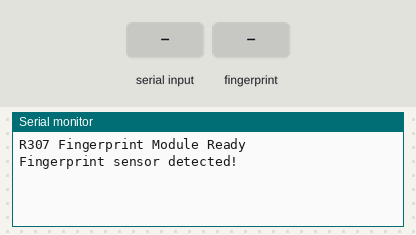
A sketch run on a simulated Arduino Uno, built with avr-gcc and run on an emulated ATmega328P. Shown: the last lines printed to the serial monitor. The inputs (shaded band) are chosen by the test bench.

Above: at 2.2 s.
2.3 s: "ENROLL\n" received over Serial
At 2.5 s:
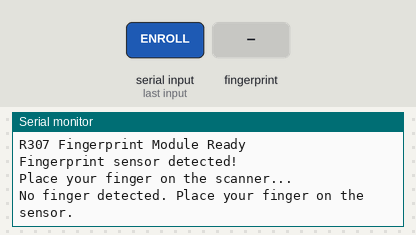
3.8 s: finger stored as number 1 placed on the sensor
At 4.9 s:
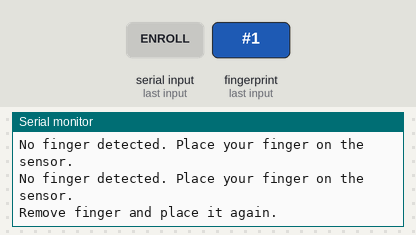
6.8 s: finger stored as number 1 placed on the sensor
At 7.6 s:
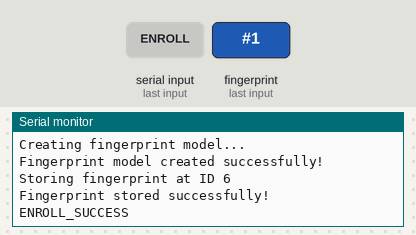
8.6 s: "VERIFY\n" received over Serial
At 8.8 s:
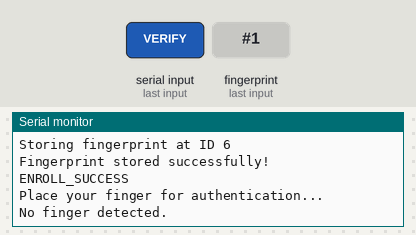
10.1 s: finger stored as number 1 placed on the sensor
At 11.7 s:
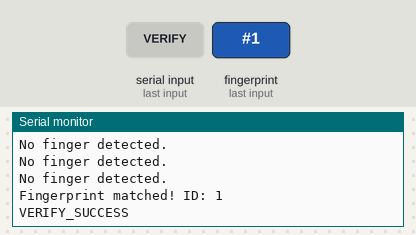
12.0 s: "ENROLL\n" received over Serial
At 12.2 s:
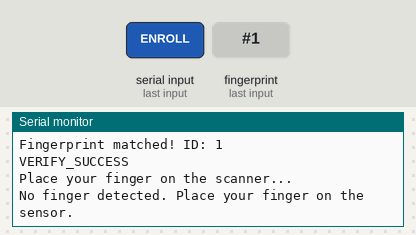

Measured:
- after the input at 2.3 s, the serial monitor: prints a new line at once (image 1)
- after the input at 3.8 s, the serial monitor: prints a new line after 0.31 s (image 2)
- after the input at 6.8 s, the serial monitor: prints a new line after 0.31 s (image 3)
- after the input at 8.6 s, the serial monitor: prints a new line at once (image 4)
- after the input at 10.1 s, the serial monitor: prints a new line after 0.41 s (image 5)
- after the input at 12.0 s, the serial monitor: prints a new line at once (image 6)

The sketch:

scanner.ino
```cpp
#include <Adafruit_Fingerprint.h>
#include <SoftwareSerial.h>

// Define software serial pins for Arduino Uno
SoftwareSerial mySerial(2, 3); // RX, TX for fingerprint module

Adafruit_Fingerprint finger = Adafruit_Fingerprint(&mySerial);

void setup() {
    Serial.begin(9600);  // USB Serial (communication with Python)
    mySerial.begin(57600);  // Fingerprint sensor baud rate
    Serial.println("R307 Fingerprint Module Ready");

    finger.begin(57600);

    if (finger.verifyPassword()) {
        Serial.println("Fingerprint sensor detected!");
    } else {
        Serial.println("Fingerprint sensor NOT found! Check connections.");
        while (1);
    }
}

void loop() {
    if (Serial.available()) {
        String command = Serial.readStringUntil('\n');  // Read the command from Python
        command.trim();  // Remove any whitespace

        if (command == "ENROLL") {
            enrollFingerprint();
        } else if (command == "VERIFY") {
            verifyFingerprint();
        }
    }
}

// -------------------- Enroll Fingerprint --------------------
void enrollFingerprint() {
    Serial.println("Place your finger on the scanner...");
    int id = findAvailableID();  // Find the next available ID for enrollment

    if (id == -1) {
        Serial.println("Fingerprint storage full.");
        return;
    }

    int p = -1;
    while (p != FINGERPRINT_OK) {
        p = finger.getImage();
        if (p == FINGERPRINT_NOFINGER) {
            Serial.println("No finger detected. Place your finger on the sensor.");
        } else if (p == FINGERPRINT_PACKETRECIEVEERR) {
            Serial.println("Communication error with sensor.");
        } else if (p == FINGERPRINT_IMAGEFAIL) {
            Serial.println("Imaging error.");
        }
        delay(100);
    }

    p = finger.image2Tz(1);
    if (p != FINGERPRINT_OK) {
        Serial.println("Error converting image.");
        return;
    }

    Serial.println("Remove finger and place it again.");
    delay(2000);

    p = 0;
    while (p != FINGERPRINT_NOFINGER) {
        p = finger.getImage();
        delay(100);
    }

    Serial.println("Place your finger again.");
    p = -1;
    while (p != FINGERPRINT_OK) {
        p = finger.getImage();
        if (p == FINGERPRINT_NOFINGER) {
            Serial.println("No finger detected. Place your finger again.");
        } else if (p == FINGERPRINT_PACKETRECIEVEERR) {
            Serial.println("Communication error.");
        } else if (p == FINGERPRINT_IMAGEFAIL) {
            Serial.println("Imaging error.");
        }
        delay(100);
    }

    p = finger.image2Tz(2);
    if (p != FINGERPRINT_OK) {
        Serial.println("Error converting second image.");
        return;
    }

    Serial.println("Creating fingerprint model...");
    p = finger.createModel();
    if (p == FINGERPRINT_OK) {
        Serial.println("Fingerprint model created successfully!");
    } else {
        Serial.println("Fingerprint model creation failed.");
        return;
    }

    Serial.print("Storing fingerprint at ID ");
    Serial.println(id);
    p = finger.storeModel(id);
    if (p == FINGERPRINT_OK) {
        Serial.println("Fingerprint stored successfully!");
        Serial.println("ENROLL_SUCCESS");  // Notify Python
    } else {
        Serial.println("Failed to store fingerprint.");
        Serial.println("ENROLL_FAIL");  // Notify Python
    }
}

// -------------------- Verify Fingerprint --------------------
void verifyFingerprint() {
    Serial.println("Place your finger for authentication...");
    int p = -1;

    while (p != FINGERPRINT_OK) {
        p = finger.getImage();
        if (p == FINGERPRINT_NOFINGER) {
            Serial.println("No finger detected.");
        } else if (p == FINGERPRINT_PACKETRECIEVEERR) {
            Serial.println("Communication error.");
        } else if (p == FINGERPRINT_IMAGEFAIL) {
            Serial.println("Imaging error.");
        }
        delay(100);
    }

    p = finger.image2Tz(1);
    if (p != FINGERPRINT_OK) {
        Serial.println("Error converting image.");
        Serial.println("VERIFY_FAIL");  // Notify Python
        return;
    }

    p = finger.fingerSearch();
    if (p == FINGERPRINT_OK) {
        Serial.print("Fingerprint matched! ID: ");
        Serial.println(finger.fingerID);
        Serial.println("VERIFY_SUCCESS");  // Notify Python
    } else {
        Serial.println("Fingerprint did not match.");
        Serial.println("VERIFY_FAIL");  // Notify Python
    }
}

// -------------------- Find Next Available ID --------------------
int findAvailableID() {
    for (int i = 1; i < 127; i++) {  // IDs from 1 to 127
        int p = finger.loadModel(i);
        if (p != FINGERPRINT_OK) {
            return i;  // Found an empty slot
        }
    }
    return -1;  // No available slots
}
```
